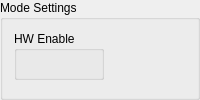
      <widget class="QGroupBox" name="groupBox_3">
       <property name="title">
        <string>Mode Settings</string>
       </property>
       <layout class="QGridLayout" name="gridLayout">
        <item row="0" column="2">
         <widget class="QGroupBox" name="groupBox_7">
          <property name="sizePolicy">
           <sizepolicy hsizetype="Fixed" vsizetype="Fixed">
            <horstretch>0</horstretch>
            <verstretch>0</verstretch>
           </sizepolicy>
          </property>
          <property name="title">
           <string>HW Enable</string>
          </property>
          <layout class="QVBoxLayout" name="verticalLayout_9">
           <property name="leftMargin">
            <number>13</number>
           </property>
           <property name="topMargin">
            <number>13</number>
           </property>
           <property name="rightMargin">
            <number>13</number>
           </property>
           <property name="bottomMargin">
            <number>13</number>
           </property>
           <item>
            <widget class="Toggle" name="toggle">
             <property name="signal_path" stdset="0">
              <string>ParameterQuery;ManageDIO;InvertHwEnable</string>
             </property>
             <property name="label_visible" stdset="0">
              <bool>false</bool>
             </property>
             <property name="tx" stdset="0">
              <bool>true</bool>
             </property>
            </widget>
           </item>
          </layout>
         </widget>
        </item>
        <item row="0" column="3">
         <widget class="CompoundToggle" name="compoundtoggle_5">
          <property name="box_title" stdset="0">
           <string>UPS Mode</string>
          </property>
          <property name="command_signal_path" stdset="0">
           <string>ParameterQuery;AfeConfig;EnableUPSMode</string>
          </property>
          <property name="status_signal_path" stdset="0">
           <string>ParameterQuery;AfeConfig;EnableUPSMode</string>
          </property>
         </widget>
        </item>
        <item row="1" column="2" colspan="2">
         <widget class="Led" name="led_39">
          <property name="signal_path" stdset="0">
           <string>StatusBits;HardwareEnable</string>
          </property>
          <property name="label_override" stdset="0">
           <string/>
          </property>
          <property name="label_visible" stdset="0">
           <bool>true</bool>
          </property>
         </widget>
        </item>
       </layout>
      </widget>
